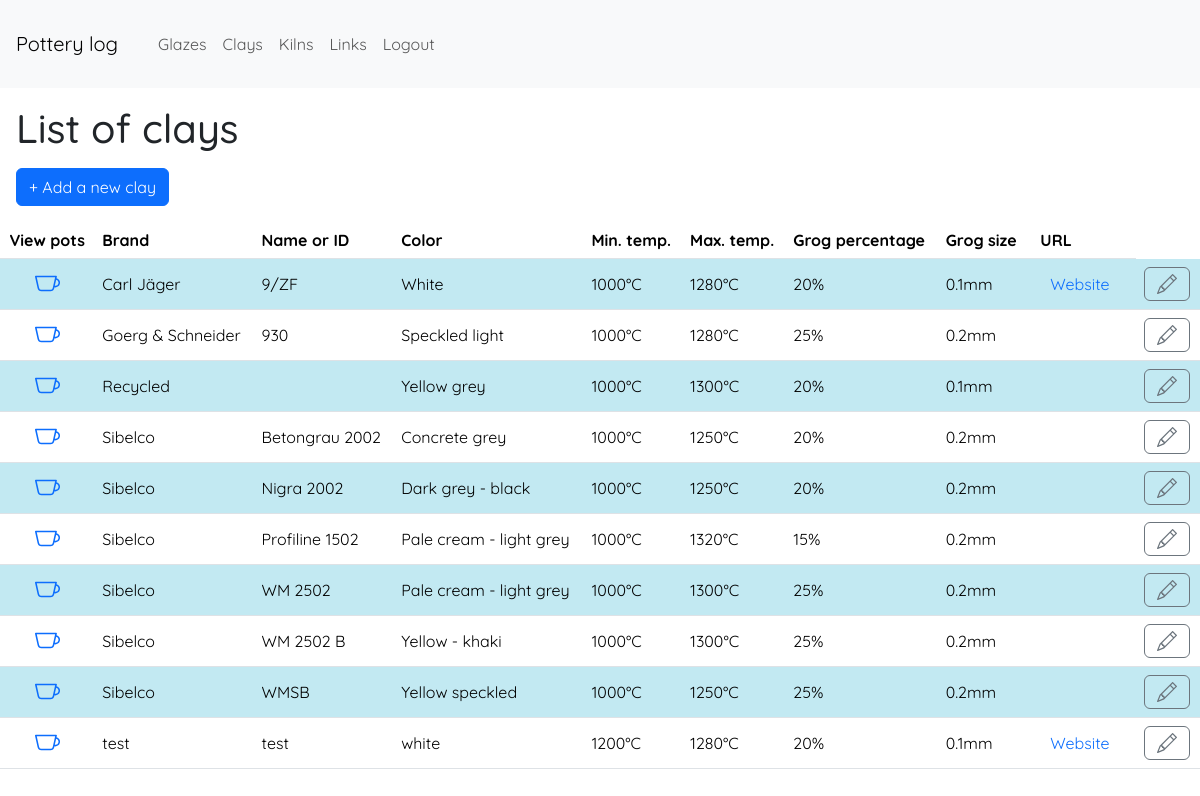
Screenshot of /viewclays (signed in) with the database file from the repository.
### app/models.py (models this page shows, shortened)
class Clay(db.Model):
    __tablename__ = 'clay'
    id = db.Column(db.Integer, primary_key=True)
    brand = db.Column(db.String(140), index=True)
    name_id = db.Column(db.String(140), index=True)
    color = db.Column(db.String(140))
    temp_min = db.Column(db.Integer) # in °C
    temp_max = db.Column(db.Integer) # in °C
    grog_percent = db.Column(db.Integer) # in %
    grog_size_max = db.Column(db.Float) # in mm
    url = db.Column(db.String)
    pots = db.relationship('Pot', backref='made_with_clay', lazy='dynamic')

### app/controller.py (the view)
@app.route('/viewclays')
@login_required
def view_clays():
    clays = Clay.query.order_by(Clay.brand, Clay.name_id).all()
    clay_form = AddClayForm()
    return render_template('viewclays.html', title='List of clays', clays=clays, clay_form=clay_form)

### app/models.py (called while the page is built)
@login.user_loader
def load_user(id):
    return User.query.get(int(id))

### app/templates/viewclays.html (shortened to what this page needs)
{% extends 'layout.html' %}
{% block main %}
<h1 class="m-3">List of clays</h1>
<div class="m-3">
    <button id="add-new-clay" type="button" class="btn btn-primary" data-toggle="modal" data-target="#modal-add-edit-clay" data-reload-page="true">&plus; Add a new clay</button>
</div>
<table class="table table-striped">
    <thead>
        <tr>
            <th class="centered-content">View pots</th>
            <th>Brand</th>
            <th>Name or ID</th>
            <th>Color</th>
            <th>Min. temp.</th>
            <th>Max. temp.</th>
            <th>Grog percentage</th>
            <th>Grog size</th>
            <th style="padding: 8px 13px;">URL</th>
        </tr>
    </thead>
    <body>
        {% for clay in clays %}
        <tr>
            <td class="vertical-center centered-content">
                <a href="{{ url_for('show_clay', clay_id=clay.id) }}" class="hover-border-link">
                </a>
            </td>
            <td class="vertical-center">{{ clay.brand or '' }}</td>
            <td class="vertical-center">{{ clay.name_id or '' }}</td>
            <td class="vertical-center">{{ clay.color or '' }}</td>
            <td class="vertical-center">{{ clay.temp_min ~ '°C' if clay.temp_min else '' }}</td>
            <td class="vertical-center">{{ clay.temp_max ~ '°C' if clay.temp_max else '' }}</td>
            <td class="vertical-center">{{ clay.grog_percent ~ '%' if clay.grog_percent else '' }}</td>
            <td class="vertical-center">{{ clay.grog_size_max ~ 'mm' if clay.grog_size_max else '' }}</td>
            <td class="vertical-center">
                {% if clay.url %}
                    <a class="hover-border-link" href="{{ clay.url or '' }}" target="_blank">
                        Website
                    </a>
                {% endif %}
            </td>
            <td>
                <button type="button" class="btn btn-outline-secondary" id="open-modal-edit-item-{{ clay.id }}" data-toggle="modal" data-target="#modal-add-edit-clay" data-reload-page="true" data-itemtype="clay">
                </button>
            </td>
        </tr>
        {% endfor %}
    </body>
</table>
{% endblock %}

### app/static/css/styles.css (style rules this page uses)
body { margin: 0; font-family: 'Quicksand', sans-serif; }
a.hover-border-link { color: #0d6efd; text-decoration: none; padding: 8px 13px; border: 2px solid transparent; transition: all 0.1s; }
.centered-content { text-align: center; }
.vertical-center { vertical-align: middle; }
.table-striped>tbody>tr:nth-child(odd)>td, .table-striped>tbody>tr:nth-child(odd)>th { background-color: #0dcdfd35; }

### rows the page displays
Clay: brand "Carl Jäger", name "9/ZF", color "White", temp_min "1000°C", temp_max "1280°C", grog_percent "20%", grog_size_max "0.1mm"
Clay: brand "Goerg & Schneider", name "930", color "Speckled light", temp_min "1000°C", temp_max "1280°C", grog_percent "25%", grog_size_max "0.2mm"
Clay: brand "Recycled", color "Yellow grey", temp_min "1000°C", temp_max "1300°C", grog_percent "20%", grog_size_max "0.1mm"
Clay: brand "Sibelco", name "Betongrau 2002", color "Concrete grey", temp_min "1000°C", temp_max "1250°C", grog_percent "20%", grog_size_max "0.2mm"
Clay: brand "Sibelco", name "Nigra 2002", color "Dark grey - black", temp_min "1000°C", temp_max "1250°C", grog_percent "20%", grog_size_max "0.2mm"
Clay: brand "Sibelco", name "Profiline 1502", color "Pale cream - light grey", temp_min "1000°C", temp_max "1320°C", grog_percent "15%", grog_size_max "0.2mm"
Clay: brand "Sibelco", name "WM 2502", color "Pale cream - light grey", temp_min "1000°C", temp_max "1300°C", grog_percent "25%", grog_size_max "0.2mm"
Clay: brand "Sibelco", name "WM 2502 B", color "Yellow - khaki", temp_min "1000°C", temp_max "1300°C", grog_percent "25%", grog_size_max "0.2mm"
Clay: brand "Sibelco", name "WMSB", color "Yellow speckled", temp_min "1000°C", temp_max "1250°C", grog_percent "25%", grog_size_max "0.2mm"
Clay: brand "test", name "test", color "white", temp_min "1200°C", temp_max "1280°C", grog_percent "20%", grog_size_max "0.1mm"
